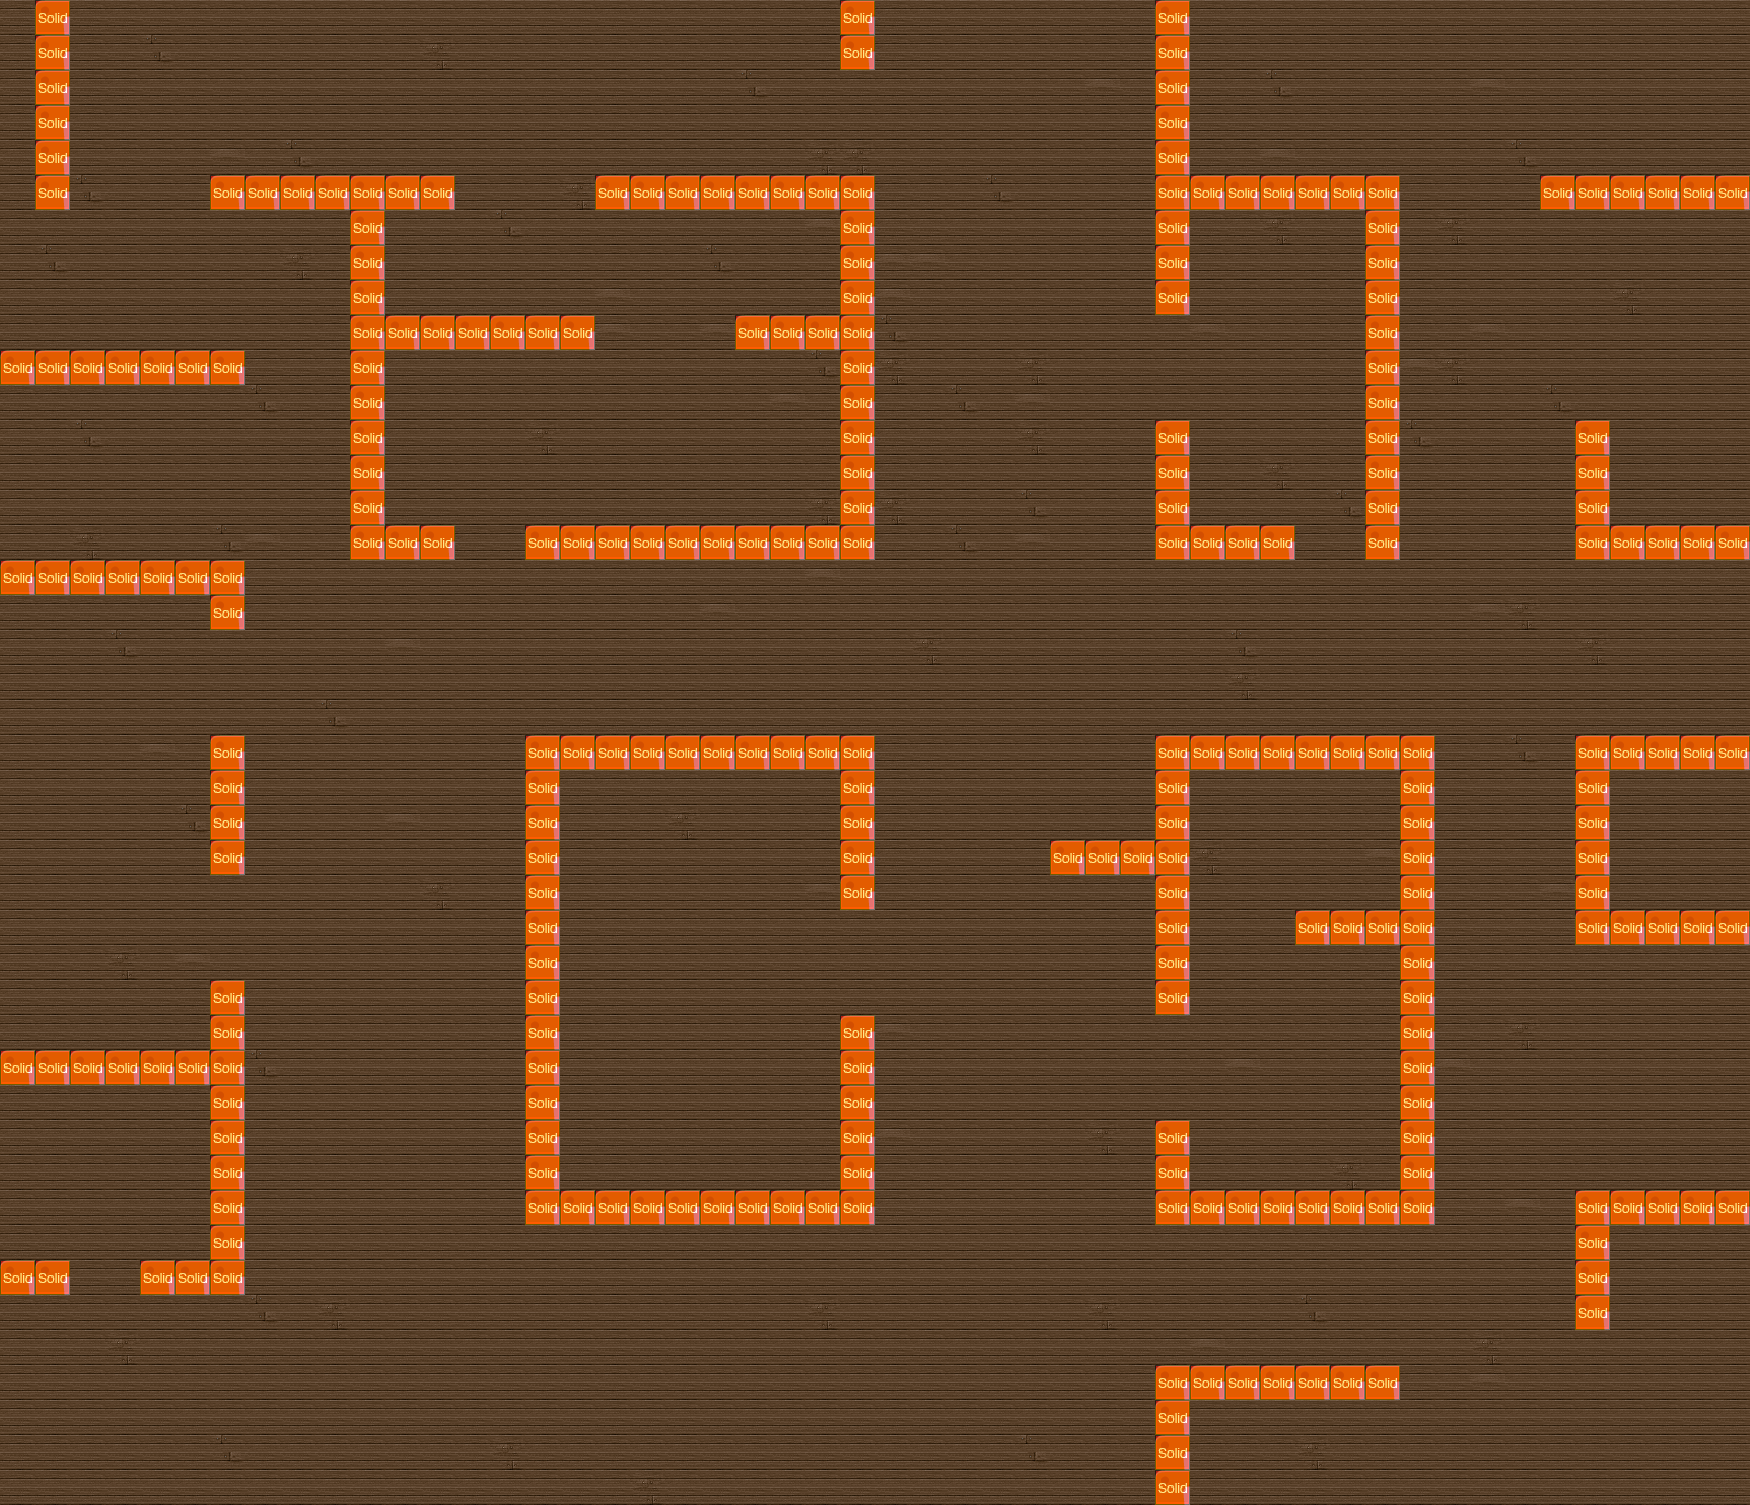

A level layout from a 2D game, rendered from its tile map. Below: a short description, then the map file with tile-grid data replaced by summaries:
An orthogonal 50x43 tile map with 35x35 px tiles, 4 tile layers (Tile Layer 1, walls, collision, Tile Layer 4), 2 tilesets and 15 objects (3x TopDownEnemy, 3x AStarPath, EnemyPathPoint, AStarPath6, mainPlayer, ...).

<map version="1.0" orientation="orthogonal" width="50" height="43" tilewidth="35" tileheight="35">
 <tileset firstgid="1" name="tileset" tilewidth="35" tileheight="35">
  <image source="../img/tileset.png" width="512" height="512" />
 </tileset>
 <tileset firstgid="197" name="metatiles35x35" tilewidth="35" tileheight="35">
  <image source="../img/metatiles35x35.png" width="210" height="35" />
  <tile id="0">
   <properties>
    <property name="type" value="solid" />
   </properties>
  </tile>
  <tile id="1">
   <properties>
    <property name="type" value="platform" />
   </properties>
  </tile>
  <tile id="2">
   <properties>
    <property name="type" value="lslope" />
   </properties>
  </tile>
  <tile id="3">
   <properties>
    <property name="type" value="rslope" />
   </properties>
  </tile>
  <tile id="4">
   <properties>
    <property name="type" value="ladder" />
   </properties>
  </tile>
  <tile id="5">
   <properties>
    <property name="type" value="breakable" />
   </properties>
  </tile>
 </tileset>
 <layer name="Tile Layer 1" width="50" height="43">
  <data>[2150 cells, 2150 non-empty, 4 distinct tile ids]</data>
 </layer>
 <layer name="walls" width="50" height="43">
  <data>[2150 cells, 263 non-empty, 1 distinct tile ids]</data>
 </layer>
 <layer name="collision" width="50" height="43" opacity="0.55">
  <data>[2150 cells, 263 non-empty, 1 distinct tile ids]</data>
 </layer>
 <objectgroup name="enemy" width="50" height="43">
  <object name="TopDownEnemy" x="595" y="385" width="74" height="67">
   <properties>
    <property name="id" value="enemy1" />
    <property name="image" value="flyEnemy" />
    <property name="speed" value="2" />
    <property name="spriteheight" value="32" />
    <property name="spritewidth" value="69" />
   </properties>
  </object>
  <object name="EnemyPathPoint" x="652" y="165" width="41" height="39" />
  <object name="AStarPath6" x="760" y="426">
   <properties>
    <property name="id" value="enemy1" />
    <property name="wait" value="1 400" />
   </properties>
   <polyline points="0,0 168,-30 163,-294 -7,-280" />
  </object>
  <object name="AStarPath" x="785" y="445">
   <properties>
    <property name="id" value="enemy1" />
    <property name="wait" value="1 400, 2 500, 3 100" />
   </properties>
   <polygon points="-309,160 179,150 78,-358 -316,-323 -102,-156 -336,-16" />
  </object>
 </objectgroup>
 <objectgroup name="player" width="50" height="43">
  <object name="TopDownPlayerEntity" type="mainPlayer" x="21" y="1331" width="112" height="110">
   <properties>
    <property name="image" value="playerSprite" />
    <property name="left" value="LEFT" />
    <property name="right" value="right" />
    <property name="spriteheight" value="50" />
    <property name="spritewidth" value="33" />
    <property name="up" value="up" />
   </properties>
  </object>
 </objectgroup>
 <objectgroup name="lights" width="50" height="43" visible="0">
  <object name="DynamicLight" x="803" y="228" width="29" height="30" />
 </objectgroup>
 <objectgroup name="enemy2" width="50" height="43">
  <object name="TopDownEnemy" x="1451" y="357" width="74" height="67">
   <properties>
    <property name="id" value="enemy2" />
    <property name="image" value="flyEnemy" />
    <property name="speed" value="2" />
    <property name="spriteheight" value="32" />
    <property name="spritewidth" value="69" />
   </properties>
  </object>
  <object name="AStarPath" x="1473" y="382">
   <properties>
    <property name="id" value="enemy2" />
   </properties>
   <polygon points="0,0 -1,877 -335,879 -337,943 42,936 38,6" />
  </object>
  <object name="TopDownEnemy" x="338" y="609" width="74" height="67">
   <properties>
    <property name="id" value="enemy3" />
    <property name="image" value="flyEnemy" />
    <property name="speed" value="2" />
    <property name="spriteheight" value="32" />
    <property name="spritewidth" value="69" />
   </properties>
  </object>
 </objectgroup>
 <objectgroup name="enemy3" width="50" height="43">
  <object name="AStarPath" x="352" y="617">
   <properties>
    <property name="id" value="enemy3" />
   </properties>
   <polygon points="0,0 -9,783 658,784 652,8" />
  </object>
 </objectgroup>
 <objectgroup name="gameManager" width="50" height="43">
  <object name="GameManager" x="33" y="164" width="90" height="74">
   <properties>
    <property name="astar" value="true" />
    <property name="darkmask" value="0,0,0,0.9" />
    <property name="music1" value="forestMusic" />
   </properties>
  </object>
 </objectgroup>
 <objectgroup name="minimap" width="50" height="43">
  <object name="MiniMap" x="21" y="34" width="145" height="105">
   <properties>
    <property name="focusedentity" value="TopDownPlayerEntity" />
    <property name="trackedentities" value="TopDownEnemy" />
   </properties>
  </object>
  <object name="PauseMenu" x="251" y="40" width="95" height="77" />
  <object name="DarkMask" x="140" y="272" width="91" height="95">
   <properties>
    <property name="opacity" value="0.9" />
   </properties>
  </object>
 </objectgroup>
 <objectgroup name="cam" width="50" height="43">
  <object name="MultiCam" x="64" y="1361" width="73" height="52">
   <properties>
    <property name="deadZone" value="100" />
    <property name="entities" value="TopDownPlayerEntity" />
    <property name="smooth" value="20" />
   </properties>
  </object>
 </objectgroup>
 <layer name="Tile Layer 4" width="50" height="43">
  <data>[2150 cells, 0 non-empty, 0 distinct tile ids]</data>
 </layer>
</map>
